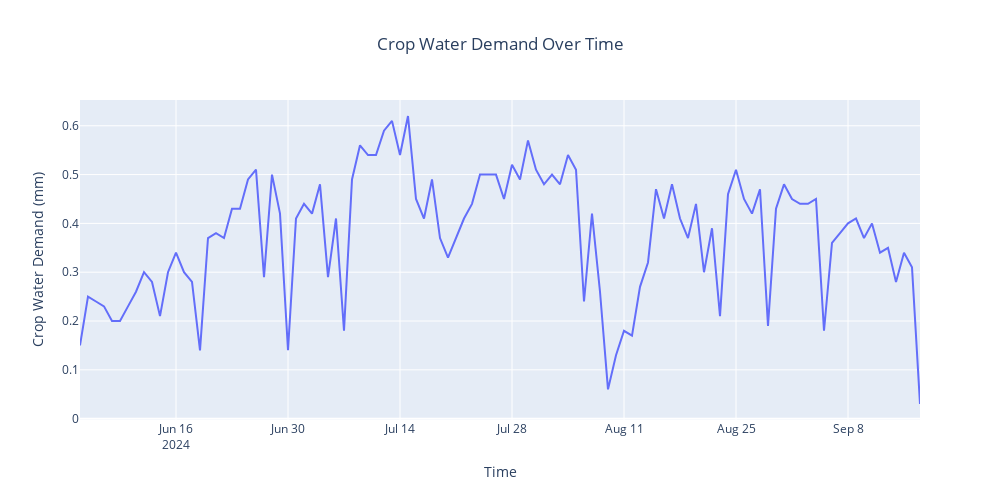
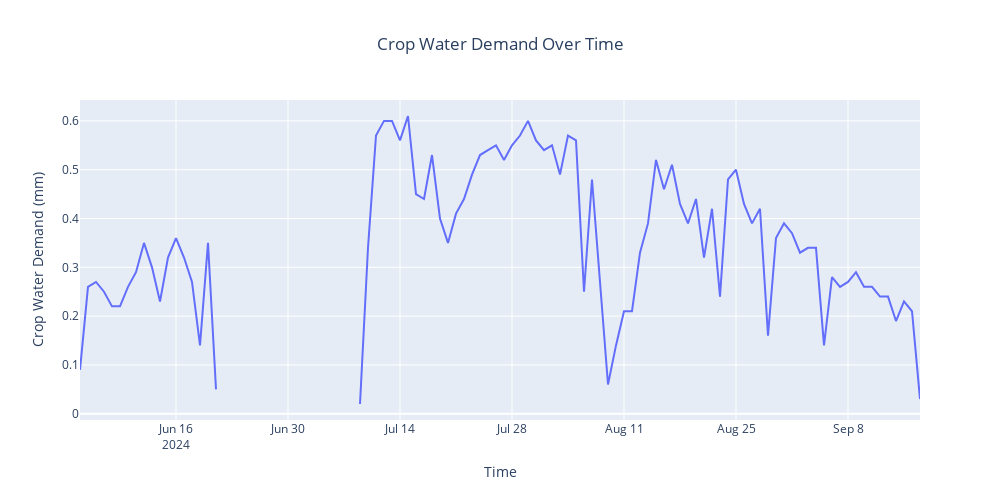
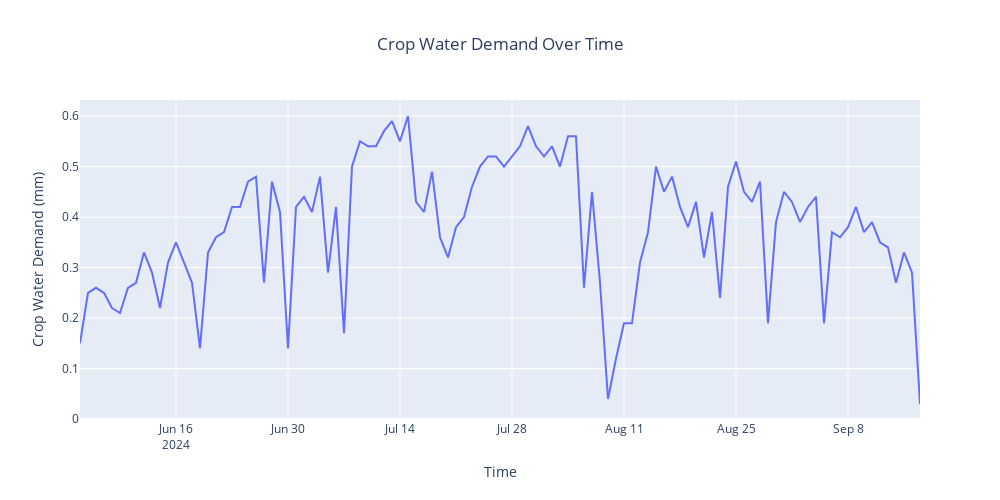
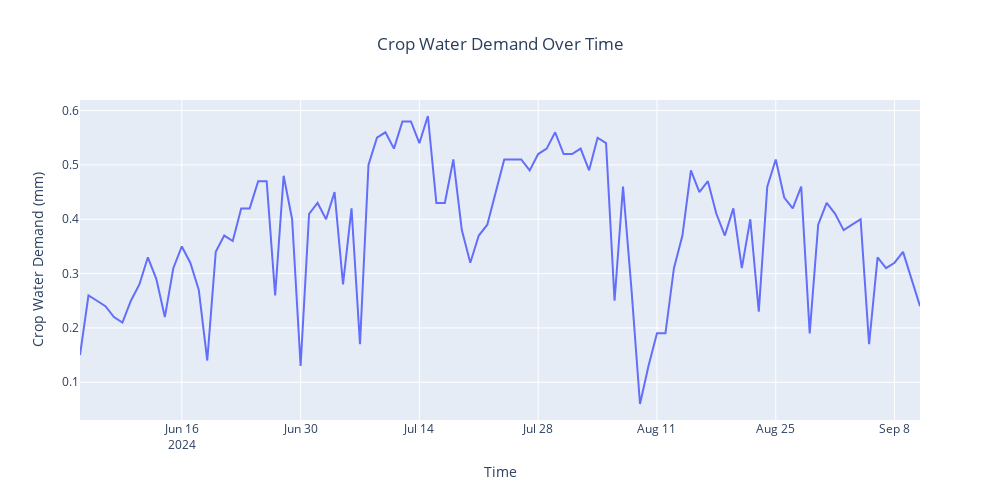

Write notebook code for charts like these, in order.
### Code cell
#Loop through each DataFrame and add a trace for each
for idx, df in enumerate(data, start=2): 
    fig = go.Figure()
    fig.add_trace(go.Scatter(
        y=df["Arable Canopy Evapotranspiration (mm)"]+df["Arable Field Evapotranspiration (mm)"],
        x=df["Timestamp"],
        name=f'Team_{idx}'
    ))
    # Customize layout
    fig.update_layout(width=1000, height=500,
        title={'text': 'Crop Water Demand Over Time', 'x': 0.5},
        xaxis_title='Time',
        yaxis_title='Crop Water Demand (mm)')

    fig.show()
